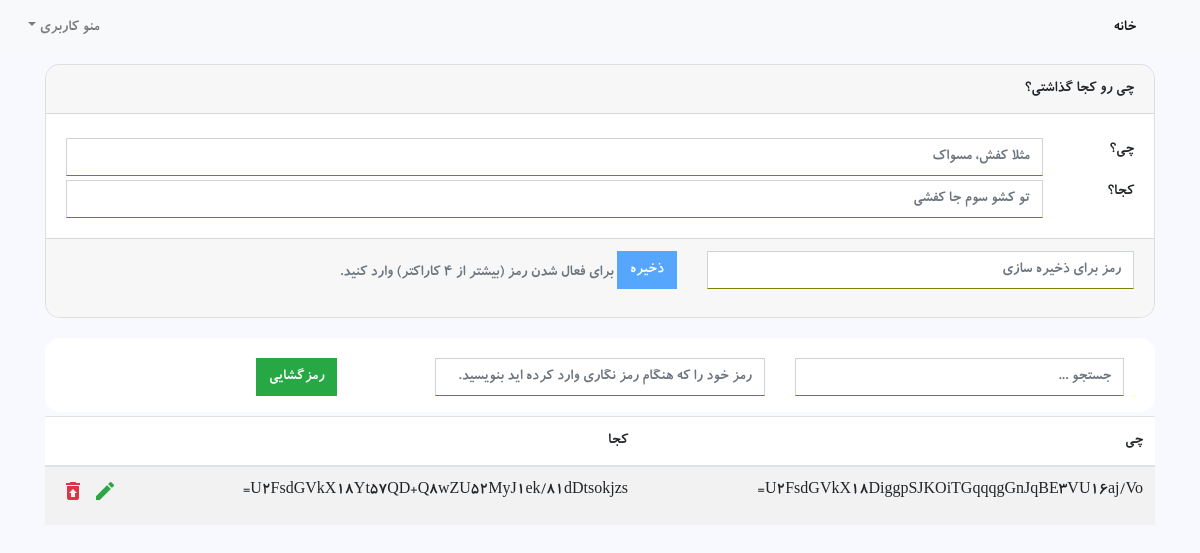
The app's page / (signed in), older data.
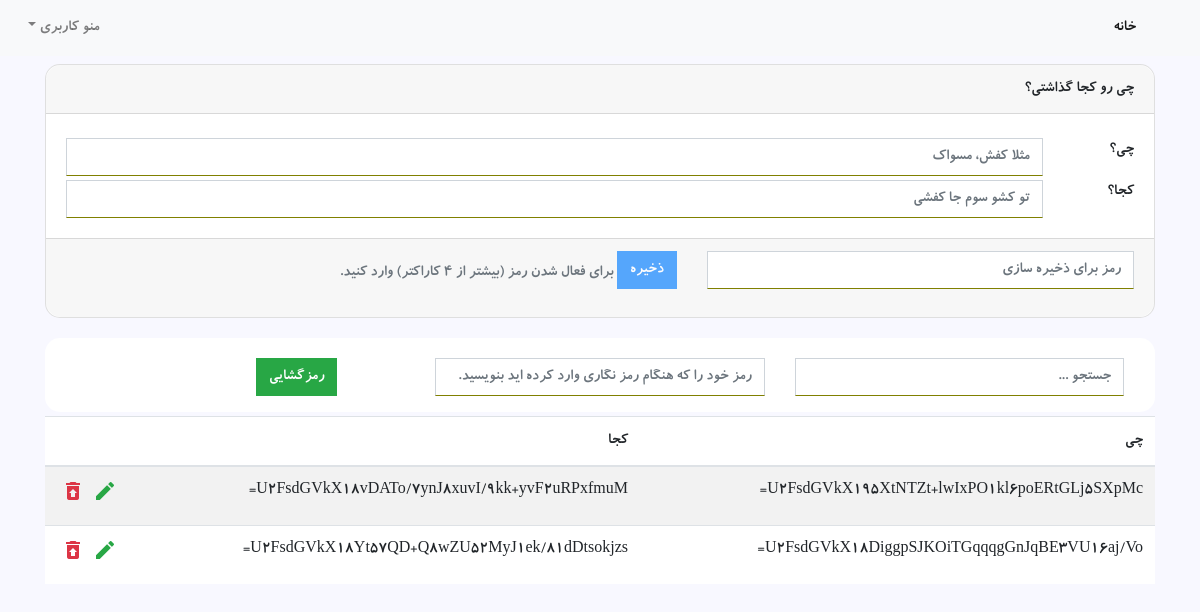
The same page, newer data.
### core/models.py (models this page shows, shortened)
class Item(models.Model):
    owner = models.ForeignKey(settings.AUTH_USER_MODEL,on_delete=models.CASCADE,related_name='items')
    what = models.CharField(max_length=150)
    where = models.CharField(max_length=150)
    passed = models.BooleanField(default=False)
    created_date = models.DateTimeField(auto_now_add=True)
    modified_date = models.DateTimeField(auto_now=True)
    def remove_url(self):
        return reverse('remove',kwargs={'id':self.id})
    def edit_url(self):
        return reverse('edit',kwargs={'id':self.id})
    class Meta:
        ordering = ('-created_date',)

### core/views.py (the view, shortened to what this page needs)
# urls.py: path('',views.home,name='home'),
@login_required
def home(request):
    context = {}
    context['title'] = 'حانه'
    user = request.user
    form = ItemForm()
    items = Item.objects.filter(owner=user)
    context['items'] = items
    context['form'] = form
    return render(request,'core/home.html',context)

### core/forms.py
class ItemForm(forms.ModelForm):
    class Meta:
        model = Item
        fields = ("what",'where')

### pwa/templatetags/pwa.py (called while the page is built)
@register.inclusion_tag('pwa.html', takes_context=True)
def progressive_web_app_meta(context):
    return {
        setting_name: getattr(app_settings, setting_name)
        for setting_name in dir(app_settings)
        if setting_name.startswith('PWA_')
    }

### templates/core/home.html (shortened to what this page needs)
{% extends 'base.html' %}
{% block content %}
{% load widget_tweaks %}
<div class="container mt-2 mx-auto">
    <div class="card text-right hover_shadow">
        <div class="card-header">
            چی رو کجا گذاشتی؟
        </div>
        <form id="myform" action="" method="POST">
            <div class="card-body">
                <div class="row mt-1">
                    <div class="col-1"><label for="id_what">چی؟</label></div>
                    <div class="col-11">
                        {{ form.what|add_class:"form-control"|attr:"placeholder:مثلا کفش، مسواک" }}
                    </div>
                </div>
                <div class="row mt-1">
                    <div class="col-1"><label for="id_where">کجا؟</label></div>
                    <div class="col-11">
                        {{ form.where|add_class:"form-control"|attr:"placeholder:تو کشو سوم جا کفشی" }}
                    </div>
                </div>
            </div>
            <div class="card-footer text-muted">
                <div class="row">
                    <div class="col-5">
                        <div class="form-group">
                          <input type="password" class="form-control" id="password" aria-describedby="helpId" placeholder="رمز برای ذخیره سازی">
                        </div>
                    </div>
                    <div class="col-5">
                        <button id="subbutton" disabled class="btn btn-primary">ذخیره</button>
                        <span>برای فعال شدن رمز  (بیشتر از 4 کاراکتر) وارد کنید.</span>
                    </div>
                </div>
            </div>
        </form>
    </div>
</div>
<div class="container mb-5 mt-2 pb-5 pt-2">
    {% if items %}
    <div class="row my-1 bg-white m-0 p-3 myrounded">
        <div class="col-12 col-md-4 mt-1">
            <input  class="form-control" name="search" type="text" id="myInput" placeholder="جستجو ..." >
        </div>
        <div class="col-12 col-md-4 mt-1">
            <input  class="form-control" type="password" id="repass" placeholder="رمز خود را که هنگام رمز نگاری وارد کرده اید بنویسید.">
        </div>
        <div class="col-12 col-md-2 mt-1">
            <button class="btn btn-success" id='decrytAll'>رمزگشایی</button>
        </div>
    </div>
    <table id="myTable" class="table table-hover mb-5 table-striped text-right bg-white">
        <thead class="">
            <tr>
                <th>چی</th>
                <th>کجا</th>
            </tr>
        </thead>
        <tbody class="">
            {% for item in items %}
                <tr class="">
                    <td>
                        <span>{{item.what}}</span>
                    </td>
                    <td>
                        <span>{{item.where}}</span>
                        <a class="float-left mx-1" href="{{item.remove_url}}">
                            <span class="material-icons text-danger">
                            </span>
                        </a>
                        <a class="float-left mx-1" href="{{item.edit_url}}">
                            <span class="material-icons text-success">
                            </span>
                        </a>
                    </td>
                </tr>
            {% endfor %}
        </tbody>
    </table>
    {% else %}
        <div class="container p-5 text-center">
            <h3>شما هنوز چیزی وارد نکرده اید.</h3>
        </div>
    {% endif %}
</div>
{% endblock content %}

### templates/base.html (shortened to what this page needs)
<!DOCTYPE html>
<html>
    {% load pwa %}
<head>
    {% load static %}
    <link rel="stylesheet" type="text/css" href="{% static 'core/css/bootstrap.min.css' %}"
    media="screen,projection" />
    <link rel="stylesheet" type="text/css" href="{% static 'core/css/main.css' %}"
    media="screen,projection" />
    <link rel="stylesheet" href="https://cdnjs.cloudflare.com/ajax/libs/font-awesome/5.13.0/css/all.min.css">
</head>
<body dir="rtl">
    <div class="container-fluid p-0 m-0">
        {% include 'core/nav.html' %}
    </div>
    <div class="container-fluid mb-5 p-0 m-0">
        {% block content %}
        {% endblock content %}
    </div>
</body>
</html>

### templates/core/nav.html (shortened to what this page needs)
<div class="d-none d-lg-block">
    <nav class="navbar navbar-expand-lg navbar-light bg-light">
        <div class="collapse navbar-collapse" id="navbarSupportedContent">
          <ul class="navbar-nav ml-auto">
            <li class="nav-item active">
              <a class="nav-link" href="{% url 'home' %}">خانه</a>
            </li>
          </ul>
          <ul class="navbar-nav mr-auto">
            <li class="nav-item dropdown">
                <a class="nav-link dropdown-toggle" href="#" id="navbarDropdown" role="button" data-toggle="dropdown" aria-haspopup="true" aria-expanded="false">
                  منو کاربری
                </a>
              </li>
          </ul>
        </div>
      </nav>
</div>

### core/static/core/css/main.css (style rules this page uses)
* { border: none; border-radius: 0 !important; }
body { background-color: ghostwhite; }
.card { border-radius: 15px !important; }
.card-header { border-radius: 15px 15px 0 0 !important; }
.card-footer { border-radius: 0 0 15px 15px !important; }
.myrounded { border-radius: 15px !important; }
input { border-bottom: olive 1px solid !important; }

Row changes from the older to the newer data that the page shows:
added Item: what "U2FsdGVkX195XtNTZt+lwIxPO1kl6poERtGLj5SXpMc=", where "U2FsdGVkX18vDATo/7ynJ8xuvI/9kk+yvF2uRPxfmuM="
